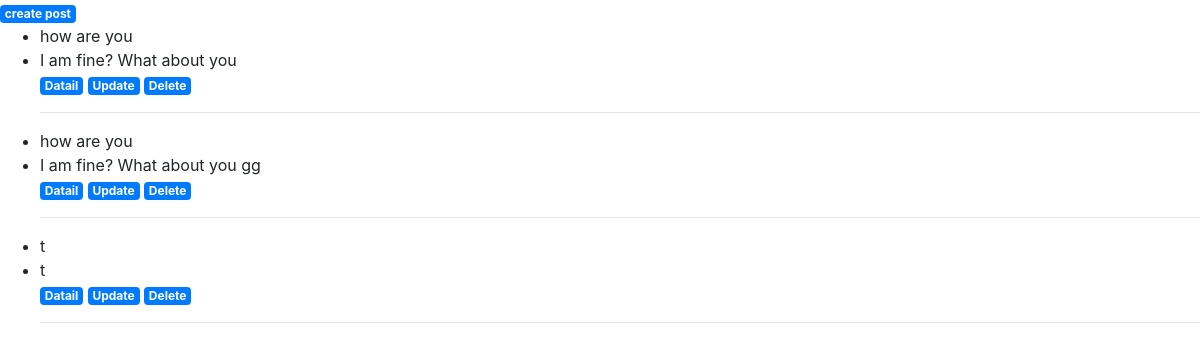
Page /show_some/ on the earlier database version.
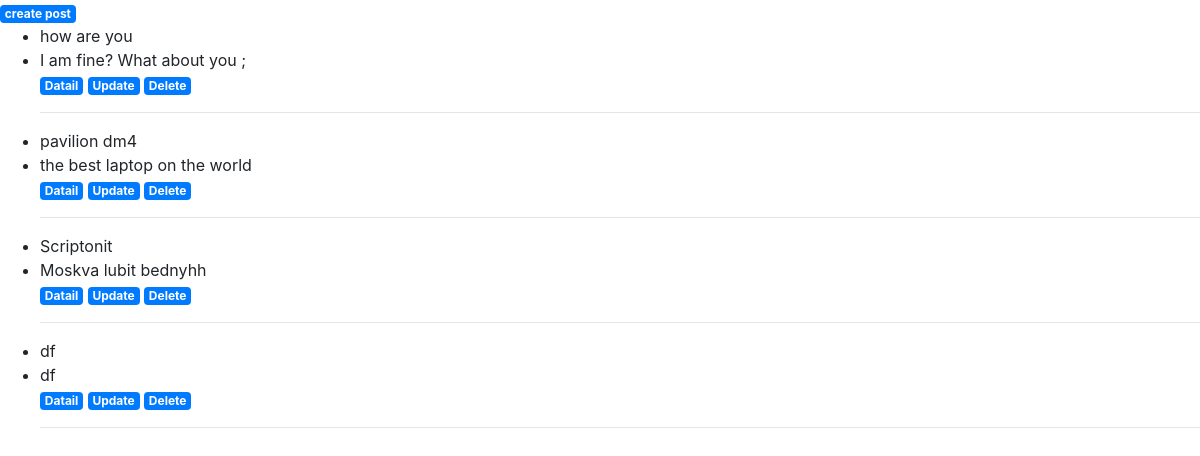
Same page on the later database version.
### blog/models.py (models this page shows, shortened)
class GeeksModel(models.Model):
    title = models.CharField(max_length=200)
    description = models.TextField()
    def __str__(self):
        return self.title

### blog/views.py (the view)
# urls.py: path('show_some/', GeeksList.as_view()),
class GeeksList(ListView):
    model = GeeksModel
    raise_exceptionq = False
    login_url = '/register/'

### blog/templates/blog/geeksmodel_list.html (shortened to what this page needs)
<!DOCTYPE html>
<html lang="en">
<head>
    <link rel="stylesheet" href="https://maxcdn.bootstrapcdn.com/bootstrap/4.0.0/css/bootstrap.min.css"
>
</head>
<body>
<a href="create_some" class="badge badge-primary">create post</a>
<ul>
    {% for object in object_list %}
    <li>{{ object.title }}</li>
    <li>{{ object.description }}</li>
    <a href="{{object.pk}}" class="badge badge-primary"> Datail</a>
        <a href="{{object.id}}/update" class="badge badge-primary"> Update </a>
            <a href="{{object.id}}/delete" class="badge badge-primary"> Delete </a>
    <hr/>
    {% empty %}
    <li>No objects yet.</li>
    {% endfor %}
</ul>
</body>
</html>

Differences in the rows shown:
removed GeeksModel: title "how are you", description "I am fine? What about you gg"
removed GeeksModel: title "t", description "t"
changed GeeksModel "how are you": description "I am fine? What about you" → "I am fine? What about you ;"
added GeeksModel: title "pavilion dm4", description "the best laptop on the world"
added GeeksModel: title "Scriptonit", description "Moskva lubit bednyhh"
added GeeksModel: title "df", description "df"
